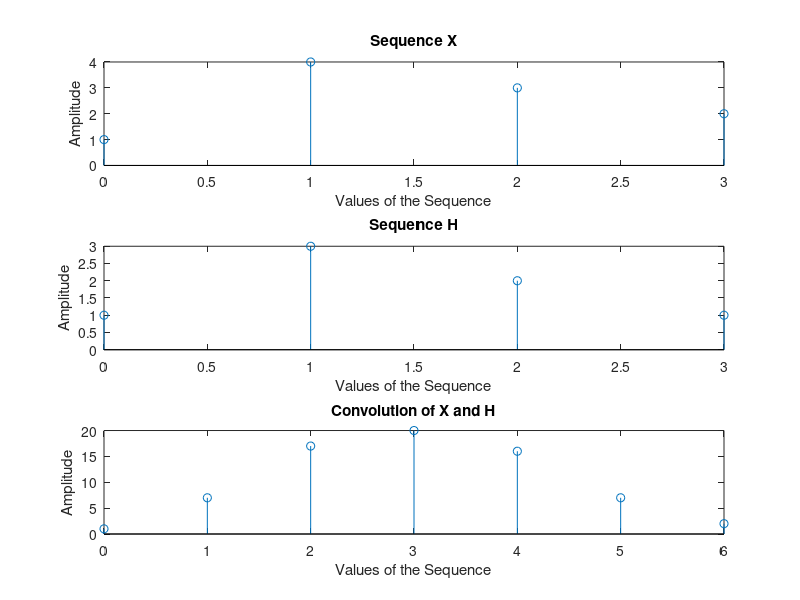

Recreate this plot in MATLAB.
n=0:1:3;
x=[1,4,3,2];
h=[1,3,2,1];
y=conv(x,h);
y1=length(y);
n1=0:1:y1-1;
subplot(3,1,1)
stem(n,x);
xlabel('Values of the Sequence');
ylabel('Amplitude');
title('Sequence X');
subplot(3,1,2)
stem(n,h);
xlabel('Values of the Sequence');
ylabel('Amplitude');
title('Sequence H');
subplot(3,1,3)
stem(n1,y);
xlabel('Values of the Sequence');
ylabel('Amplitude');
title('Convolution of X and H');